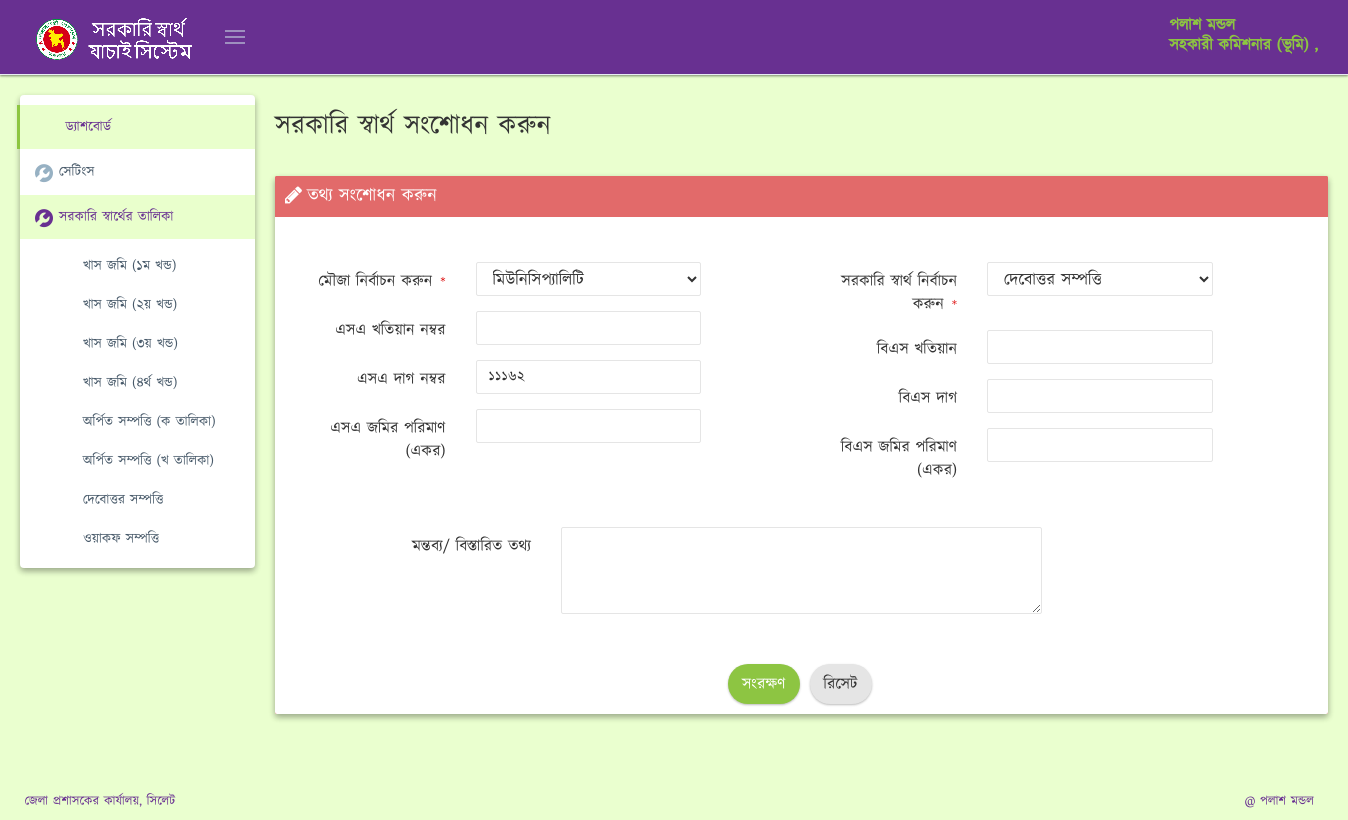
The page /edit.php?id=1379 (signed in) on the database as committed earlier.
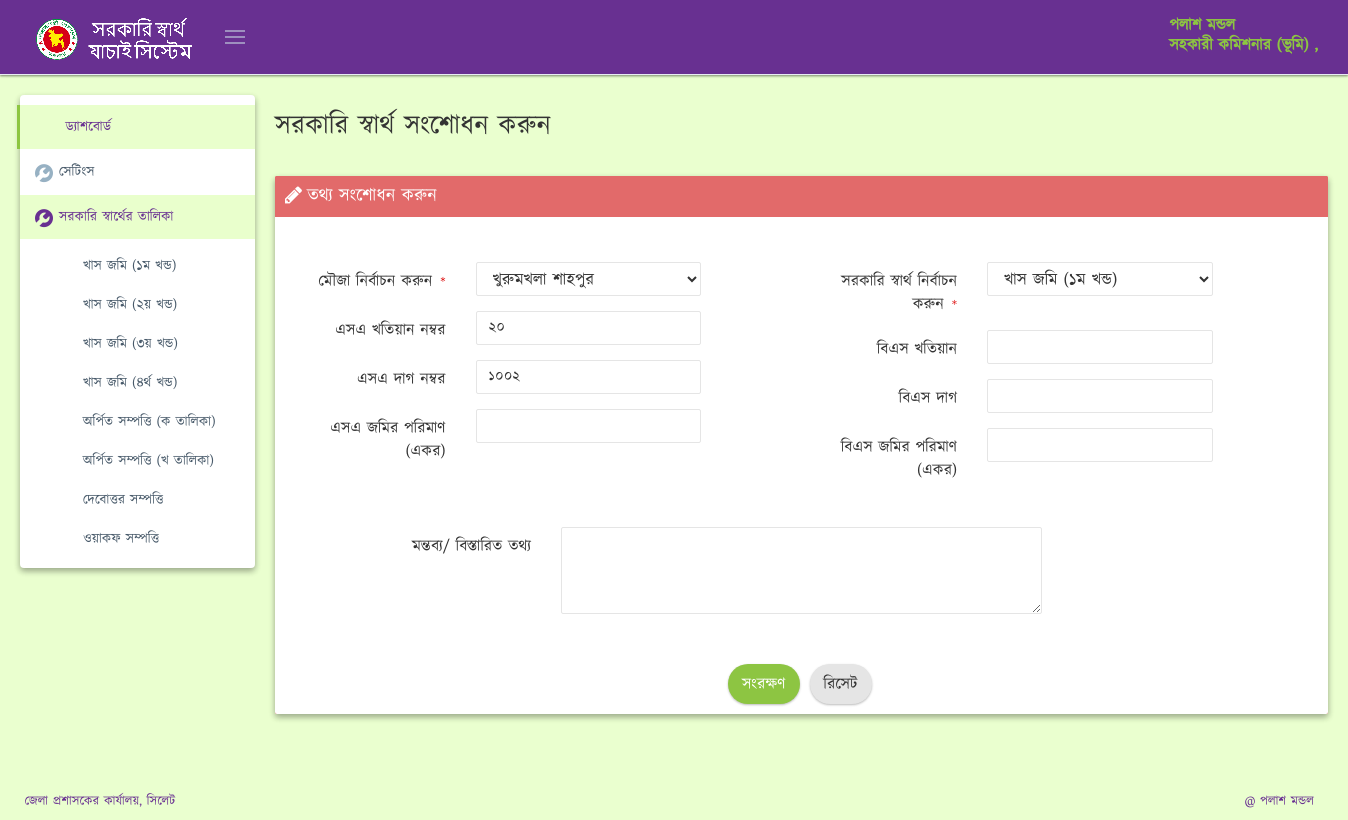
The same page on the database as committed later.
### tables this page shows
CREATE TABLE IF NOT EXISTS `dag` (
  `id` int(10) unsigned NOT NULL AUTO_INCREMENT,
  `mouja_id` int(11) DEFAULT '0',
  `sa_dag` int(11) DEFAULT '0',
  `bs_dag` int(11) DEFAULT '0',
  `sa_khatian` int(11) DEFAULT '0',
  `bs_khatian` int(11) DEFAULT '0',
  `sa_land_amount` double DEFAULT '0',
  `bs_land_amount` double DEFAULT '0',
  `interest_id` int(11) NOT NULL DEFAULT '0',
  PRIMARY KEY (`id`)
);

CREATE TABLE IF NOT EXISTS `mouja` (
  `id` int(11) NOT NULL AUTO_INCREMENT,
  `name` varchar(120) DEFAULT NULL,
  `sa_jl` int(11) DEFAULT NULL,
  `bs_jl` int(11) DEFAULT NULL,
  PRIMARY KEY (`id`),
  UNIQUE KEY `id` (`id`)
);

CREATE TABLE IF NOT EXISTS `interest` (
  `interest_id` int(11) NOT NULL AUTO_INCREMENT,
  `interest_name` varchar(120) DEFAULT NULL,
  PRIMARY KEY (`interest_id`) USING BTREE,
  KEY `id` (`interest_id`) USING BTREE
);

### edit.php (the view, shortened to what the changed rows need)
<?php
if (isset($_GET["id"]) == true) {
    require_once "config.php";
    $id = $_GET['id'];
    $query = "SELECT * FROM dag WHERE id = '{$id}'";
    $result = mysqli_query($conn, $query);
    $info = mysqli_fetch_array($result);
}
?>
<!DOCTYPE html>
<html lang="en" class="no-js">
<?php include 'header.php'; ?>
<body class="page-header-fixed page-sidebar-closed-hide-logo page-sidebar-closed-hide-logo"
      oncontextmenu="return false;">
<div class="page-container">
    <?php include 'sidebar.php'; ?>
    <div class="page-content-wrapper">
        <div class="page-content" style="min-height:588px">
            <div class="row">
                <div class="col-md-12">
                    <div id="ajax-content">
                        <div class="page-head">
                            <div class="row" style="margin-bottom: 15px;">
                                <div class="col-md-6">
                                    <div class="page-title">
                                        <h2 style="margin-top: 0px;"> সরকারি স্বার্থ সংশোধন করুন</h2>
                                    </div>
                                </div>
                            </div>
                        </div>
                        <div class="row">
                            <div class="col-md-12">
                                <div class="portlet  box box red-sunglo">
                                    <div class="portlet-body">
                                        <div style="font-size: 15px; text-align: justify;margin: 20px;">
                                            <form enctype="multipart/form-data" method="POST"  id="add_edit" accept-charset="utf-8"
                                                  class="form-horizontal" action="<?php echo $_SERVER['PHP_SELF'];?>">
                                                <div class="form-body">
                                                    <div class="row">
                                                        <div class="panel-body col-sm-6">
                                                            <div class="form-group">
                                                                <div class="col-sm-6">
                                                                    <div class="input select">
                                                                        <select class="form-control select2 select2-hidden-accessible"
                                                                                name="mouja_id"
                                                                                placeholder="মৌজা সিলেক্ট করুন"
                                                                                required="required" id="mouja_id"
                                                                                tabindex="-1" aria-hidden="true">
                                                                            <?php
                                                                            $query = "SELECT * FROM `mouja` ORDER BY id ASC";
                                                                            $result = mysqli_query($conn, $query);
                                                                            print_r($info);
                                                                            while ($info2 = mysqli_fetch_array($result)) {
                                                                                echo '<option value="';
                                                                                echo $info2['id'];
                                                                                echo '"';
                                                                                if ($info['mouja_id'] == $info2['id']){ echo ' selected="selected" ';}
                                                                                echo 'bs_jl="'.$info2['bs_jl'].'"> ';
                                                                                echo $info2['name'];
                                                                                echo '</option>';
                                                                            }
                                                                            ?>
                                                                        </select>
                                                                    </div>
                                                                </div>
                                                            </div>
                                                            <div class="form-group">
                                                                <div class="col-sm-6">
                                                                    <div class="input number "><input type="number"
                                                                                                            name="sa_khatian"
                                                                                                            class="form-control numeric_bangla"
                                                                                                            value="<?php if($info['sa_khatian']!='0'){ echo $info['sa_khatian'];} ?>"
                                                                                                            maxlength="255"
                                                                                                            id="sa_khatian">
                                                                    </div>
                                                                </div>
                                                            </div>
                                                            <div class="form-group">
                                                                <div class="col-sm-6">
                                                                    <div class="input text required"><input type="text"
                                                                                                            name="sa_dag"
																											onkeypress="return validateNumberAndForwardSlash(event)"
                                                                                                            class="form-control numeric_bangla"
                                                                                                            maxlength="255"
                                                                                                            value="<?php if($info['sa_dag']!='0'){ echo $info['sa_dag'];} ?>"
                                                                                                            id="sa_dag">
                                                                    </div>
                                                                </div>
                                                            </div>
                                                            <div class="form-group">
                                                                <div class="col-sm-6">
                                                                    <div class="input number "><input type="text"
                                                                                                            name="sa_land_amount"
                                                                                                            class="form-control numeric_bangla"
                                                                                                            maxlength="200"
                                                                                                            value="<?php if($info['sa_land_amount']!='0'){ echo $info['sa_land_amount'];} ?>"
                                                                                                            id="sa_land_amount">
                                                                    </div>
                                                                </div>
                                                            </div>
                                                        </div>
                                                        <div class="panel-body col-sm-6">
                                                            <div class="form-group">
                                                                <div class="col-sm-6">
                                                                    <div class="input select">
                                                                        <select class="form-control select2 select2-hidden-accessible required"
                                                                                name="interest_id"
                                                                                placeholder="সরকারি স্বার্থ সিলেক্ট করুন"
                                                                                required="required" id="interest_id"
                                                                                tabindex="-1" aria-hidden="true">
                                                                            <?php
                                                                            $interest_query = "SELECT * FROM `interest` ORDER BY `interest_id` ASC";
                                                                            $interest_result = mysqli_query($conn, $interest_query);
                                                                            print_r($info['interest_id']);
                                                                            while ($interest_info = mysqli_fetch_array($interest_result)) {
                                                                                echo '<option value="';
                                                                                echo $interest_info['interest_id'];
                                                                                echo '"';
                                                                                if ($info['interest_id'] == $interest_info['interest_id']) echo ' selected="selected"';
                                                                                echo '>';
                                                                                echo $interest_info['interest_name'];
                                                                                echo '</option>';
                                                                            }
                                                                            ?>
                                                                        </select>
                                                                    </div>
                                                                </div>
                                                            </div>
                                                            <div class="form-group">
                                                                <div class="col-sm-6">
                                                                    <div class="input "><input type="number"
                                                                                                    name="bs_khatian"
                                                                                                    class="form-control user_email numeric_bangla"
                                                                                                    maxlength="100"
                                                                                                    value="<?php if($info['bs_khatian']!='0'){ echo $info['bs_khatian'];} ?>"
                                                                                                    id="bs_khatian"></div>
                                                                </div>
                                                            </div>
                                                            <div class="form-group">
                                                                <div class="col-sm-6">
                                                                    <div class="input "><input type="number"
                                                                                                    name="bs_dag"
                                                                                                    class="form-control user_email numeric_bangla"
                                                                                                    maxlength="100"
                                                                                                    value="<?php if($info['bs_dag']!='0'){ echo $info['bs_dag'];} ?>"
                                                                                                    id="bs_dag"></div>
                                                                </div>
                                                            </div>
                                                            <div class="form-group">
                                                                <div class="col-sm-6">
                                                                    <div class="input text ">
                                                                        <input type="number"
                                                                               name="bs_land_amount"
                                                                               step="any"
                                                                               class="form-control numeric_bangla"
                                                                               data-toggle="tooltip"
                                                                               maxlength="255"
                                                                               value="<?php if($info['bs_land_amount']!='0'){ echo $info['bs_land_amount'];} ?>"
                                                                               id="bs_land_amount">
                                                                    </div>
                                                                </div>
                                                            </div>
                                                            <?php print_r($info2);?>
                                                        </div>
                                                    </div>
                                                    </div>
                                                </div>
                                        </div>
                                    </div>
                                </div>
                            </div>
                        </div>
                    </div>
                </div>
            </div>
        </div>
    </div>
</body>
</html>

Rows that differ between the two databases and show on the page:
changed dag: mouja_id "মিউনিসিপ্যালিটি" → "খুরুমখলা শাহপুর"; sa_khatian (not shown) → "20"; sa_dag "11162" → "1002"; interest_id "দেবোত্তর সম্পত্তি" → "খাস জমি (১ম খন্ড)"
